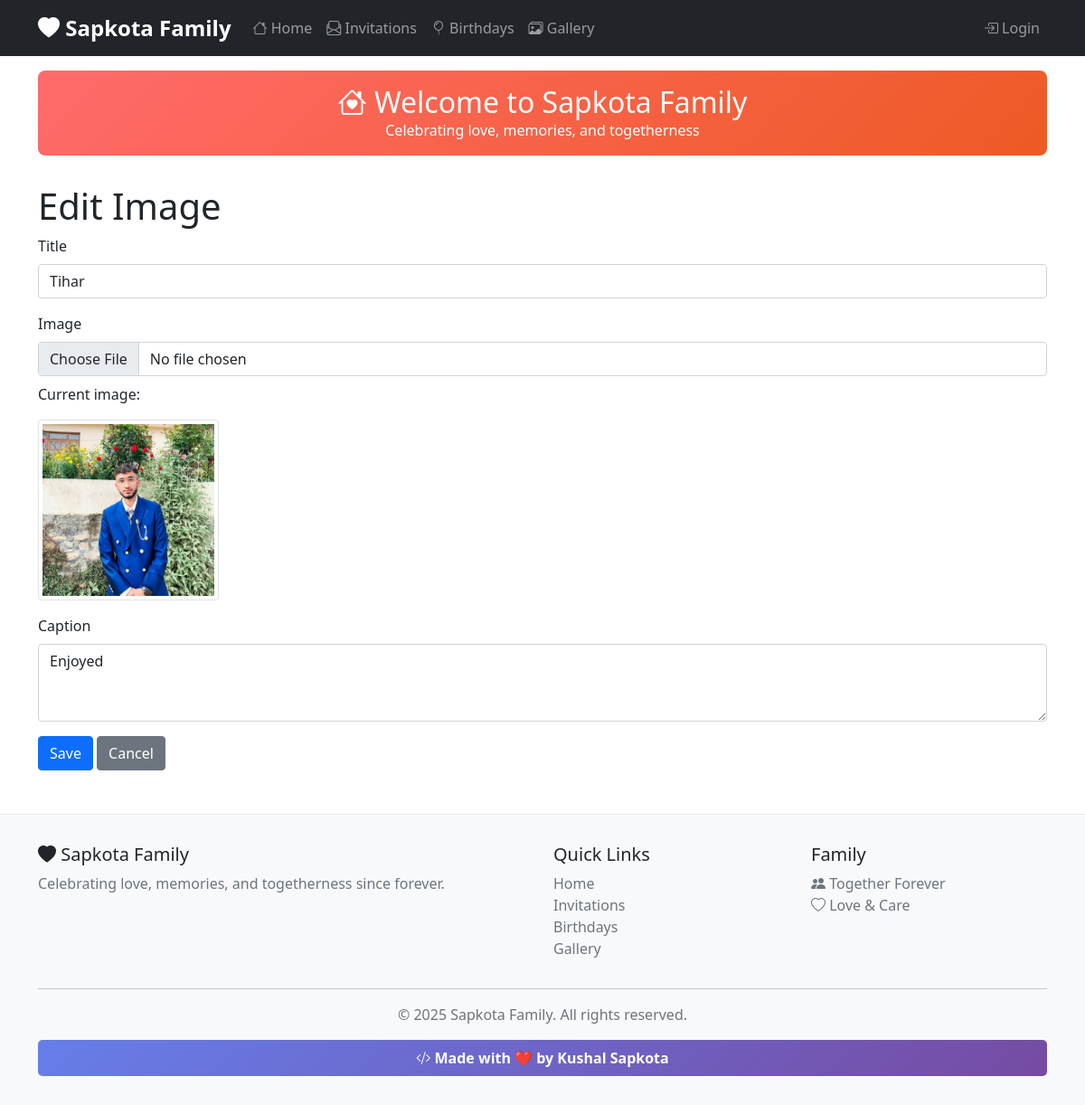
/gallery/1/update/, run on the app's committed database.
### core/models.py (models this page shows, shortened)
class Gallery(models.Model):
    title = models.CharField(max_length=150)
    image = models.ImageField(upload_to='gallery/')
    caption = models.CharField(max_length=250, blank=True)
    uploaded_at = models.DateTimeField(auto_now_add=True)

### core/views.py (the view, shortened to what this page needs)
# urls.py: path('gallery/<int:pk>/update/', views.gallery_update, name='gallery_update'),
def gallery_update(request, pk):
    image = get_object_or_404(Gallery, pk=pk)
    return render(request, 'gallery_form.html', {'image': image})

### core/templates/gallery_form.html (shortened to what this page needs)
{% extends 'base.html' %}
{% block content %}
<h1>{% if image %}Edit{% else %}Upload{% endif %} Image</h1>
<form method="post" enctype="multipart/form-data">
    <div class="mb-3">
        <label for="title" class="form-label">Title</label>
        <input type="text" class="form-control" id="title" name="title"
               value="{{ image.title|default:'' }}" required>
    </div>
    <div class="mb-3">
        <label for="image" class="form-label">Image</label>
        <input type="file" class="form-control" id="image" name="image" {% if not image %}required{% endif %}>
        {% if image.image %}
        <div class="mt-2">
            <p>Current image:</p>
            <img src="{{ image.image.url }}" alt="{{ image.title }}" class="img-thumbnail" style="max-height: 200px;">
        </div>
        {% endif %}
    </div>
    <div class="mb-3">
        <label for="caption" class="form-label">Caption</label>
        <textarea class="form-control" id="caption" name="caption" rows="3">{{ image.caption|default:'' }}</textarea>
    </div>
    <button type="submit" class="btn btn-primary">Save</button>
    <a href="{% url 'gallery_list' %}" class="btn btn-secondary">Cancel</a>
</form>
{% endblock %}

### data on the page
Gallery: title "Tihar", image (picture), caption "Enjoyed"
